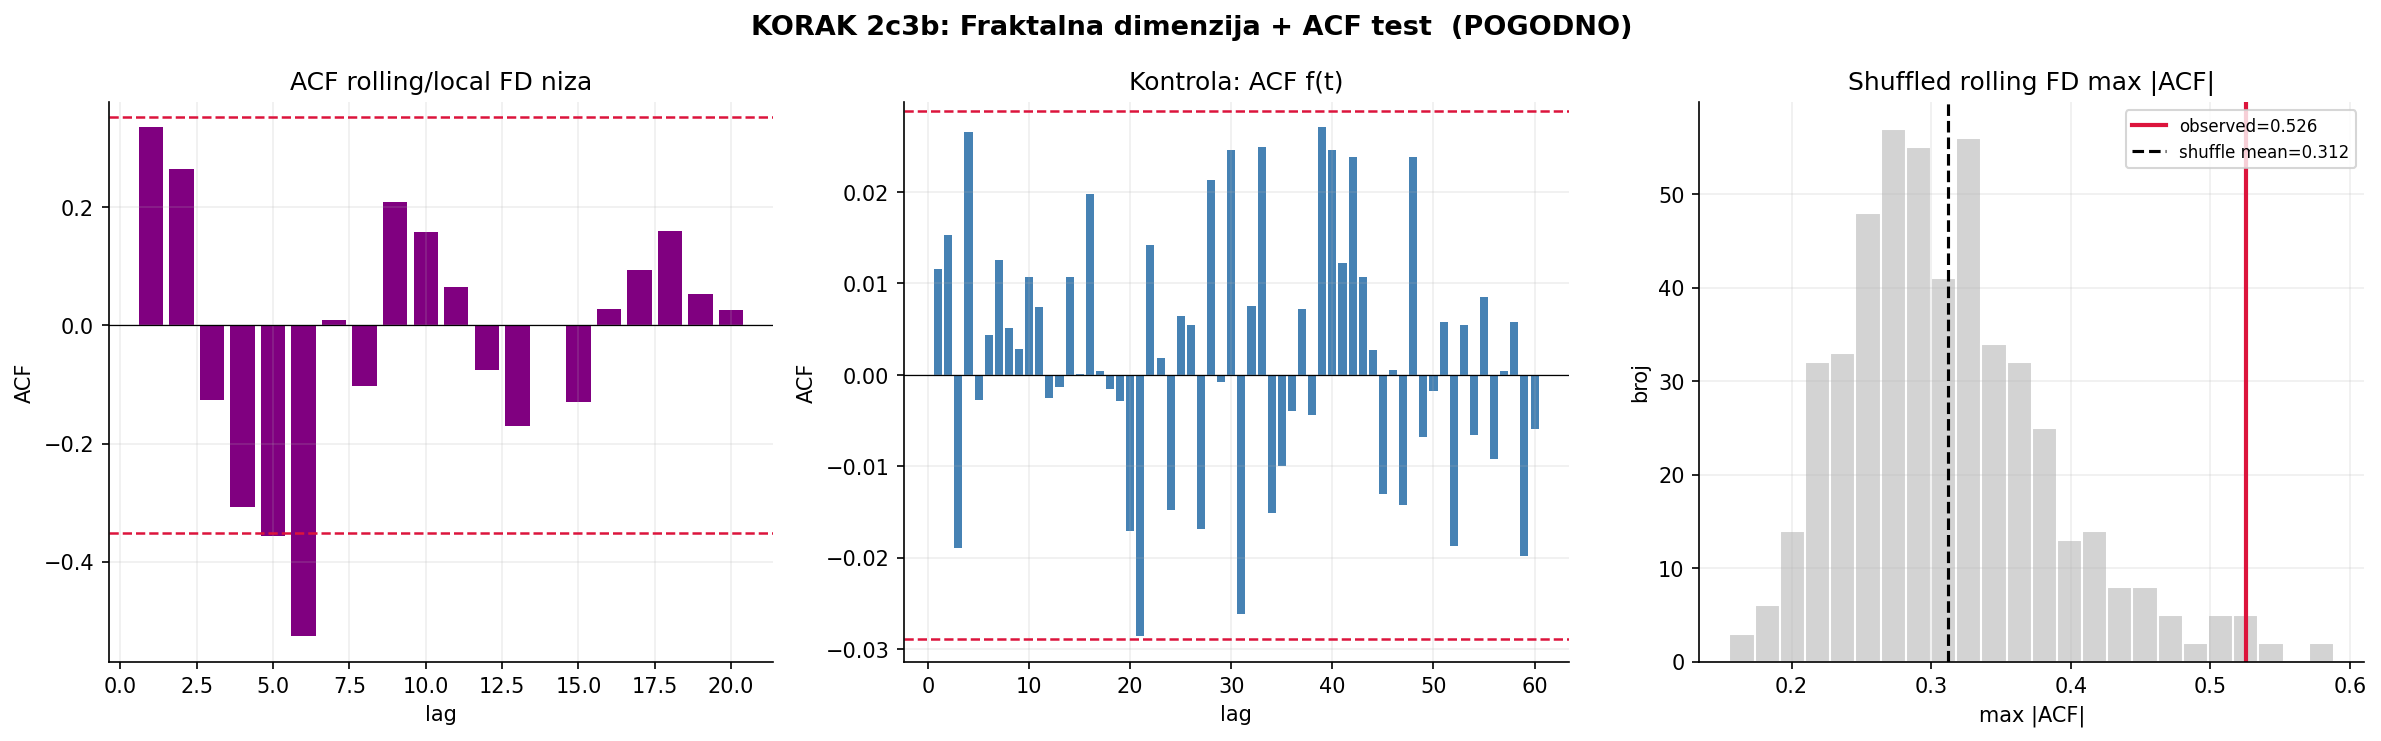

Reproduce this figure in Python.
"""
3_KarlWeierstrass_NEXT8_2c3b — POGODNI deo iz 1_KarlWeierstrass_v2.py
Aparat 2c: Fraktalna dimenzija  +  Test 3b: Autokorelacija (ACF)

Self-contained:
  - KORAK 1: ucitavanje 4624 izvlacenja i izgradnja f(t) = lex-indeks
  - KORAK 2c: rolling/local Higuchi FD (priprema)
  - KORAK 2c3b: ACF nad rolling FD nizom, ACF nad f(t) kao kontrola,
                Ljung-Box i shuffled max|ACF| referenca

Output:
  3_KarlWeierstrass_NEXT8_2c3b.png
  3_KarlWeierstrass_NEXT8_2c3b.txt
"""

import csv
import math
import os
import time
from datetime import timedelta

import matplotlib.pyplot as plt
import numpy as np
from scipy import stats


T0 = time.time()

CSV_DRAWS = "/Users/4c/Desktop/GHQ/data/loto7_4624_k43.csv"

HERE = os.path.dirname(os.path.abspath(__file__))
PNG_PATH = os.path.join(HERE, "3_KarlWeierstrass_NEXT8_2c3b.png")
TXT_PATH = os.path.join(HERE, "3_KarlWeierstrass_NEXT8_2c3b.txt")

N_MAX = 39
K_PICK = 7
TOTAL_COMBOS = math.comb(N_MAX, K_PICK)


# ─── helperi (samo oni potrebni za 2c + 2c3b) ────────────────────────
def read_loto_csv(path):
    rows = []
    with open(path, "r", encoding="utf-8", newline="") as f:
        reader = csv.reader(f)
        for row in reader:
            if len(row) < K_PICK:
                continue
            try:
                nums = tuple(sorted(int(x) for x in row[:K_PICK]))
            except ValueError:
                continue
            if len(nums) == K_PICK and len(set(nums)) == K_PICK:
                rows.append(nums)
    return rows


def lex_rank_1based(combo, n=N_MAX, k=K_PICK):
    """1-based lex indeks (poklapa se sa rednim brojem u kombinacije_39C7.csv)."""
    combo = tuple(sorted(combo))
    rank0 = 0
    prev = 0
    for i, value in enumerate(combo):
        remaining = k - i - 1
        for candidate in range(prev + 1, value):
            rank0 += math.comb(n - candidate, remaining)
        prev = value
    return rank0 + 1


def normalize01(x):
    x = np.asarray(x, dtype=float)
    span = float(x.max() - x.min())
    return (x - x.min()) / (span + 1e-12)


def higuchi_fd(series, kmax=64):
    """Higuchi fractal dimension za 1D vremenski niz."""
    x = np.asarray(series, dtype=float)
    n = len(x)
    ks = np.arange(1, min(kmax, n // 2) + 1, dtype=int)
    lk = []
    used = []

    for k in ks:
        lm = []
        for m in range(k):
            idx = np.arange(m, n, k)
            if len(idx) < 2:
                continue
            dist = np.abs(np.diff(x[idx])).sum()
            norm = (n - 1) / ((len(idx) - 1) * k)
            lm.append((dist * norm) / k)
        if lm:
            used.append(k)
            lk.append(float(np.mean(lm)))

    used = np.asarray(used, dtype=float)
    lk = np.asarray(lk, dtype=float)
    slope, intercept = np.polyfit(np.log(1.0 / used), np.log(lk), 1)
    fit = intercept + slope * np.log(1.0 / used)
    ss_res = float(np.sum((np.log(lk) - fit) ** 2))
    ss_tot = float(np.sum((np.log(lk) - np.log(lk).mean()) ** 2))
    r2 = 1.0 - ss_res / ss_tot if ss_tot > 0 else float("nan")
    return float(slope), float(intercept), float(r2), used, lk


def rolling_higuchi_fd(series, window=768, step=128, kmax=32):
    """Rolling Higuchi FD procena kroz vreme."""
    x = np.asarray(series, dtype=float)
    centers = []
    fdvals = []
    r2vals = []
    for start in range(0, len(x) - window + 1, step):
        seg = normalize01(x[start:start + window])
        fd, _, r2, _, _ = higuchi_fd(seg, kmax=min(kmax, window // 4))
        centers.append(start + window // 2 + 1)
        fdvals.append(fd)
        r2vals.append(r2)
    return (
        np.asarray(centers, dtype=float),
        np.asarray(fdvals, dtype=float),
        np.asarray(r2vals, dtype=float),
    )


def autocorr_values(series, max_lag=60):
    """ACF za lagove 0..max_lag."""
    x = np.asarray(series, dtype=float)
    x = x - x.mean()
    denom = float(np.dot(x, x))
    vals = []
    for lag in range(max_lag + 1):
        if lag == 0:
            vals.append(1.0)
        else:
            vals.append(float(np.dot(x[:-lag], x[lag:]) / denom))
    return np.asarray(vals, dtype=float)


def ljung_box_approx(acf_vals, n, h):
    """Ljung-Box Q aproksimacija za prvih h ACF lagova."""
    lags = np.arange(1, h + 1, dtype=float)
    q = n * (n + 2) * float(np.sum((acf_vals[1:h + 1] ** 2) / (n - lags)))
    p = float(stats.chi2.sf(q, h))
    return float(q), p


# ─── KORAK 1: f(t) = lex-indeks ──────────────────────────────────────
draws = read_loto_csv(CSV_DRAWS)
N = len(draws)
lex_idx = np.array([lex_rank_1based(c) for c in draws], dtype=np.float64)

print()
print("3_KarlWeierstrass_NEXT8_2c3b — KORAK 1: formiranje krive f(t)")
print(f"  CSV:                  {CSV_DRAWS}")
print(f"  Ucitano izvlacenja:    {N}")
print(f"  C(39,7):              {TOTAL_COMBOS:,}")
print()

with open(TXT_PATH, "w", encoding="utf-8") as f:
    f.write("3_KarlWeierstrass_NEXT8_2c3b — Fraktalna dimenzija + ACF (POGODNO)\n")
    f.write("=" * 60 + "\n\n")
    f.write("KORAK 1: Weierstrass-ova funkcija nad svih izvucenih kombinacija\n\n")
    f.write(f"  CSV izvucenih:        {CSV_DRAWS}\n")
    f.write(f"  Ucitano izvlacenja:    {N}\n")
    f.write(f"  C(39,7):              {TOTAL_COMBOS:,}\n")
    f.write("  f(t) = lex-indeks izvucene kombinacije u skupu svih 39C7\n\n")


# ─── KORAK 2c: rolling/local Higuchi FD (priprema) ───────────────────
fd_roll_window = 768
fd_roll_step = 128
fd_roll_centers, fd_roll, fd_roll_r2 = rolling_higuchi_fd(
    lex_idx, window=fd_roll_window, step=fd_roll_step, kmax=32
)


# ─── KORAK 2c3b: ACF nad rolling FD + kontrola + shuffled referenca ──
T0_2C3B = time.time()

fd_acf_max_lag = min(20, max(1, len(fd_roll) - 2))
fd_acf_lags = np.arange(0, fd_acf_max_lag + 1)
acf_fd_roll = autocorr_values(fd_roll, fd_acf_max_lag)
acf_fd_control = autocorr_values(lex_idx, 60)

fd_acf_band = 1.96 / np.sqrt(len(fd_roll))
fd_acf_body = acf_fd_roll[1:]
fd_max_abs_acf = float(np.max(np.abs(fd_acf_body)))
fd_sig_lag_count = int(np.sum(np.abs(fd_acf_body) > fd_acf_band))
fd_top_idx = np.argsort(np.abs(fd_acf_body))[-min(10, len(fd_acf_body)):][::-1] + 1
fd_top_acf_pairs = [(int(lag), float(acf_fd_roll[lag])) for lag in fd_top_idx]

fd_lb_h = min(10, fd_acf_max_lag)
fd_lb_q, fd_lb_p = ljung_box_approx(acf_fd_roll, len(fd_roll), fd_lb_h)

rng_2c3b = np.random.default_rng(51)
fd_acf_shuffle_runs = 500
shuffle_fd_max_abs_acf = []
for _ in range(fd_acf_shuffle_runs):
    shuffled_fd = rng_2c3b.permutation(fd_roll)
    shuffled_acf = autocorr_values(shuffled_fd, fd_acf_max_lag)
    shuffle_fd_max_abs_acf.append(float(np.max(np.abs(shuffled_acf[1:]))))
shuffle_fd_max_abs_acf = np.asarray(shuffle_fd_max_abs_acf, dtype=float)
shuffle_fd_acf_mean = float(shuffle_fd_max_abs_acf.mean())
shuffle_fd_acf_std = float(shuffle_fd_max_abs_acf.std(ddof=1))
shuffle_fd_acf_p = float(np.mean(shuffle_fd_max_abs_acf >= fd_max_abs_acf))
shuffle_fd_acf_z = (fd_max_abs_acf - shuffle_fd_acf_mean) / (shuffle_fd_acf_std + 1e-12)

if fd_lb_p <= 0.05 or shuffle_fd_acf_p <= 0.05:
    fd_acf_note = "rolling FD ima ACF signal iznad shuffled reference"
else:
    fd_acf_note = "rolling FD nema jak ACF signal iznad shuffled reference"

print()
print("KORAK 2c3b: Aparat 2c Fraktalna dimenzija + Test 3b Autokorelacija (ACF)")
print(f"  rolling FD max |ACF| lag 1..{fd_acf_max_lag}: {fd_max_abs_acf:.4f}")
print(f"  95% band: +/-{fd_acf_band:.4f}   znacajnih lagova: "
      f"{fd_sig_lag_count}/{fd_acf_max_lag}")
print(f"  Ljung-Box aproks. h={fd_lb_h}: Q={fd_lb_q:.2f}  p={fd_lb_p:.4f}")
print(f"  shuffled max|ACF|: mean={shuffle_fd_acf_mean:.4f} std={shuffle_fd_acf_std:.4f} "
      f"z={shuffle_fd_acf_z:.2f} p={shuffle_fd_acf_p:.4f}")
print(f"  ⇒ {fd_acf_note}")
print()

fig2c3b, ax2c3b = plt.subplots(1, 3, figsize=(16, 5))
fig2c3b.suptitle("KORAK 2c3b: Fraktalna dimenzija + ACF test  (POGODNO)",
                 fontsize=13, fontweight="bold")

ax2c3b[0].bar(fd_acf_lags[1:], acf_fd_roll[1:], width=0.8, color="purple")
ax2c3b[0].axhline(fd_acf_band, color="crimson", linestyle="--", linewidth=1.2)
ax2c3b[0].axhline(-fd_acf_band, color="crimson", linestyle="--", linewidth=1.2)
ax2c3b[0].axhline(0, color="black", linewidth=0.6)
ax2c3b[0].set_title("ACF rolling/local FD niza")
ax2c3b[0].set_xlabel("lag")
ax2c3b[0].set_ylabel("ACF")

ax2c3b[1].bar(np.arange(1, 61), acf_fd_control[1:], width=0.8, color="steelblue")
ax2c3b[1].axhline(1.96 / np.sqrt(N), color="crimson", linestyle="--", linewidth=1.2)
ax2c3b[1].axhline(-1.96 / np.sqrt(N), color="crimson", linestyle="--", linewidth=1.2)
ax2c3b[1].axhline(0, color="black", linewidth=0.6)
ax2c3b[1].set_title("Kontrola: ACF f(t)")
ax2c3b[1].set_xlabel("lag")
ax2c3b[1].set_ylabel("ACF")

ax2c3b[2].hist(shuffle_fd_max_abs_acf, bins=24, color="lightgray", edgecolor="white")
ax2c3b[2].axvline(fd_max_abs_acf, color="crimson", linewidth=2,
                  label=f"observed={fd_max_abs_acf:.3f}")
ax2c3b[2].axvline(shuffle_fd_acf_mean, color="black", linestyle="--",
                  label=f"shuffle mean={shuffle_fd_acf_mean:.3f}")
ax2c3b[2].set_title("Shuffled rolling FD max |ACF|")
ax2c3b[2].set_xlabel("max |ACF|")
ax2c3b[2].set_ylabel("broj")
ax2c3b[2].legend(fontsize=8)

for a in ax2c3b:
    a.spines["top"].set_visible(False)
    a.spines["right"].set_visible(False)
    a.grid(True, alpha=0.2)

fig2c3b.tight_layout()
fig2c3b.savefig(PNG_PATH, dpi=150, bbox_inches="tight")
plt.show()

with open(TXT_PATH, "a", encoding="utf-8") as f:
    f.write("\n")
    f.write("=" * 60 + "\n")
    f.write("KORAK 2c3b: Aparat 2c Fraktalna dimenzija + Test 3b Autokorelacija (ACF)\n")
    f.write("=" * 60 + "\n\n")
    f.write(f"  PNG:                  {PNG_PATH}\n\n")
    f.write("ACF nad rolling/local FD nizom:\n")
    f.write(f"  broj rolling FD tacaka = {len(fd_roll)}\n")
    f.write(f"  max lag               = {fd_acf_max_lag}\n")
    f.write(f"  95% band              = +/-{fd_acf_band:.6f}\n")
    f.write(f"  max |ACF|             = {fd_max_abs_acf:.6f}\n")
    f.write(f"  znacajnih lagova      = {fd_sig_lag_count}/{fd_acf_max_lag}\n")
    f.write(f"  Ljung-Box h           = {fd_lb_h}\n")
    f.write(f"  Ljung-Box Q           = {fd_lb_q:.6f}\n")
    f.write(f"  Ljung-Box p           = {fd_lb_p:.6f}\n\n")
    f.write("Shuffled rolling FD max |ACF| referenca:\n")
    f.write(f"  runs                  = {fd_acf_shuffle_runs}\n")
    f.write(f"  mean                  = {shuffle_fd_acf_mean:.6f}\n")
    f.write(f"  std                   = {shuffle_fd_acf_std:.6f}\n")
    f.write(f"  z                     = {shuffle_fd_acf_z:.6f}\n")
    f.write(f"  p(shuffled >= obs)    = {shuffle_fd_acf_p:.6f}\n")
    f.write(f"  interpret.            = {fd_acf_note}\n\n")
    f.write("Top ACF lagovi rolling FD po apsolutnoj vrednosti:\n")
    f.write(f"  {'lag':<8}{'ACF':>16}\n")
    for lag, val in fd_top_acf_pairs:
        f.write(f"  {lag:<8}{val:>16,.8f}\n")
    f.write("\n")

    elapsed_2c3b = time.time() - T0_2C3B
    f.write(f"Vreme KORAKA 2c3b: {timedelta(seconds=int(elapsed_2c3b))} ({elapsed_2c3b:.1f} s)\n")
    f.write(f"Ukupno vreme:       {timedelta(seconds=int(time.time()-T0))} ({time.time()-T0:.1f} s)\n")

print(f"PNG saved → {PNG_PATH}")
print(f"TXT saved → {TXT_PATH}")
print(f"Vreme KORAKA 2c3b: {timedelta(seconds=int(time.time()-T0_2C3B))} "
      f"({time.time()-T0_2C3B:.1f} s)")
print(f"Ukupno vreme:      {timedelta(seconds=int(time.time()-T0))} "
      f"({time.time()-T0:.1f} s)")
print()
print("KRAJ 3_KarlWeierstrass_NEXT8_2c3b.")
print()
"""
3_KarlWeierstrass_NEXT8_2c3b — KORAK 1: formiranje krive f(t)
  CSV:                  /data/loto7_4624_k43.csv
  Ucitano izvlacenja:   4624
  C(39,7):              15,380,937


KORAK 2c3b: Aparat 2c Fraktalna dimenzija + Test 3b Autokorelacija (ACF)
  rolling FD max |ACF| lag 1..20: 0.5257
  95% band: +/-0.3520   znacajnih lagova: 2/20
  Ljung-Box aproks. h=10: Q=30.45  p=0.0007
  shuffled max|ACF|: mean=0.3119 std=0.0740 z=2.89 p=0.0140
  ⇒ rolling FD ima ACF signal iznad shuffled reference

PNG saved → /3_KarlWeierstrass_NEXT8_2c3b.png
TXT saved → /3_KarlWeierstrass_NEXT8_2c3b.txt
Vreme KORAKA 2c3b: 0:00:14 (14.0 s)
Ukupno vreme:      0:00:14 (14.1 s)

KRAJ 3_KarlWeierstrass_NEXT8_2c3b.
"""



###############   PREDIKCIJA 8  ###############################

"""
NEXT8 (2c3b, rolling FD ACF) — AR(1) na FD; FD↑ veća magnituda inkrementa, FD↓ manja.
"""


def lex_unrank_1based(rank, n=N_MAX, k=K_PICK):
    """Vracanje 1-based lex indeksa u Loto 7/39 kombinaciju."""
    rank0 = int(rank) - 1
    combo = []
    prev = 0
    for i in range(k):
        remaining = k - i - 1
        for candidate in range(prev + 1, n + 1):
            count = math.comb(n - candidate, remaining)
            if rank0 >= count:
                rank0 -= count
            else:
                combo.append(candidate)
                prev = candidate
                break
    return tuple(combo)


T0_PRED8 = time.time()

# Rolling FD ima ACF signal. Prvo procenjujemo sledeci FD AR(1) logikom,
# zatim FD rezim koristi samo za amplitudu skoka, ne za smer.
rho_fd = float(acf_fd_roll[1]) if len(acf_fd_roll) > 1 else 0.0
fd_mean = float(fd_roll.mean())
fd_std = float(fd_roll.std(ddof=1))
last_fd = float(fd_roll[-1])
pred_fd = fd_mean + rho_fd * (last_fd - fd_mean)

local_window = fd_roll_window
local_y = np.asarray(lex_idx[-local_window:], dtype=float)
local_x = np.arange(len(local_y), dtype=float)
local_slope, local_intercept = np.polyfit(local_x, local_y, 1)
local_fit = local_intercept + local_slope * local_x
local_resid = local_y - local_fit
local_resid_std = float(local_resid.std(ddof=1))

recent_incr = np.diff(local_y)
recent_mean_incr = float(recent_incr.mean())
recent_std_incr = float(recent_incr.std(ddof=1))
last_lex = float(lex_idx[-1])
last_incr = float(np.diff(lex_idx)[-1])

fd_z = (pred_fd - fd_mean) / (fd_std + 1e-12)
amplitude_scale = float(np.clip(1.0 + 0.25 * fd_z, 0.50, 1.50))
direction = 1.0 if ((recent_mean_incr + last_incr) / 2.0) >= 0 else -1.0
base_magnitude = abs(0.5 * recent_mean_incr + 0.5 * last_incr)
pred_incr = direction * base_magnitude * amplitude_scale
pred_lex_float = last_lex + pred_incr
pred_lex = int(np.clip(round(pred_lex_float), 1, TOTAL_COMBOS))
pred_combo = lex_unrank_1based(pred_lex)

z_grid = [-1.28, -0.84, -0.43, 0.0, 0.43, 0.84, 1.28]
candidate_rows = []
seen_lex = set()
for z in z_grid:
    cand_lex = int(np.clip(round(pred_lex_float + z * recent_std_incr * amplitude_scale), 1, TOTAL_COMBOS))
    if cand_lex in seen_lex:
        continue
    seen_lex.add(cand_lex)
    candidate_rows.append((z, cand_lex, lex_unrank_1based(cand_lex)))

print()
print("PREDIKCIJA 8 — NEXT8 / 2c3b / rolling FD ACF")
print(f"  rho_FD lag-1           = {rho_fd:.8f}")
print(f"  FD mean                = {fd_mean:.8f}")
print(f"  FD std                 = {fd_std:.8f}")
print(f"  zadnji FD              = {last_fd:.8f}")
print(f"  pred. FD               = {pred_fd:.8f}")
print(f"  FD z                   = {fd_z:.6f}")
print(f"  amplitude scale        = {amplitude_scale:.6f}")
print(f"  lokalni slope          = {local_slope:,.2f}")
print(f"  recent mean dX         = {recent_mean_incr:,.2f}")
print(f"  recent std dX          = {recent_std_incr:,.2f}")
print(f"  zadnji dX              = {last_incr:,.2f}")
print(f"  pred. inkrement        = {pred_incr:,.2f}")
print(f"  pred. lex              = {pred_lex:,}")
print(f"  pred. kombinacija      = {pred_combo}")
print("  kandidati oko FD-amplitude prognoze:")
for z, cand_lex, combo in candidate_rows:
    print(f"    z={z:>5.2f}  lex={cand_lex:>10,}  combo={combo}")
print()

with open(TXT_PATH, "a", encoding="utf-8") as f:
    f.write("\n")
    f.write("=" * 60 + "\n")
    f.write("PREDIKCIJA 8: NEXT8 / 2c3b / rolling FD ACF\n")
    f.write("=" * 60 + "\n\n")
    f.write("Model:\n")
    f.write("  Rolling FD ima ACF signal iznad shuffled reference.\n")
    f.write("  Sledeci FD se procenjuje AR(1): FD_next = mean(FD) + rho_FD*(FD_last-mean(FD)).\n")
    f.write("  FD se koristi kao rezim amplitude: visi FD -> veci skok, nizi FD -> manji skok.\n\n")
    f.write("Parametri:\n")
    f.write(f"  rho_FD lag-1           = {rho_fd:.8f}\n")
    f.write(f"  FD mean                = {fd_mean:.8f}\n")
    f.write(f"  FD std                 = {fd_std:.8f}\n")
    f.write(f"  zadnji FD              = {last_fd:.8f}\n")
    f.write(f"  pred. FD               = {pred_fd:.8f}\n")
    f.write(f"  FD z                   = {fd_z:.8f}\n")
    f.write(f"  amplitude scale        = {amplitude_scale:.8f}\n")
    f.write(f"  local window           = {local_window}\n")
    f.write(f"  lokalni slope          = {local_slope:,.8f}\n")
    f.write(f"  lokalni resid std      = {local_resid_std:,.8f}\n")
    f.write(f"  recent mean dX         = {recent_mean_incr:,.8f}\n")
    f.write(f"  recent std dX          = {recent_std_incr:,.8f}\n")
    f.write(f"  zadnji dX              = {last_incr:,.8f}\n")
    f.write(f"  zadnji lex             = {int(last_lex):,}\n")
    f.write(f"  pred. inkrement        = {pred_incr:,.8f}\n\n")
    f.write("Glavna prognoza:\n")
    f.write(f"  pred. lex float        = {pred_lex_float:,.8f}\n")
    f.write(f"  pred. lex              = {pred_lex:,}\n")
    f.write(f"  pred. kombinacija      = {pred_combo}\n\n")
    f.write("Kandidati oko FD-amplitude prognoze:\n")
    f.write(f"  {'z':>8}{'lex':>14}  kombinacija\n")
    for z, cand_lex, combo in candidate_rows:
        f.write(f"  {z:>8.2f}{cand_lex:>14,}  {combo}\n")
    f.write("\n")
    elapsed_pred8 = time.time() - T0_PRED8
    f.write(f"Vreme PREDIKCIJE 8: {timedelta(seconds=int(elapsed_pred8))} ({elapsed_pred8:.1f} s)\n")

print(f"TXT updated → {TXT_PATH}")
print(f"Vreme PREDIKCIJE 8: {timedelta(seconds=int(time.time()-T0_PRED8))} "
      f"({time.time()-T0_PRED8:.1f} s)")
print()


"""
ACF signal rolling FD: prvo procena sledeće lokalne hrapavosti, pa time podešavam širinu/skok inkrementa.

AR(1) procena sledećeg rolling FD preko rho_FD = ACF lag-1
FD koristi kao režim amplitude: veći FD → veći očekivani skok, manji FD → manji skok
smer uzima iz lokalnog prosečnog i zadnjeg inkrementa
generiše glavnu Loto kombinaciju + kandidate
upisuje u 3_KarlWeierstrass_NEXT8_2c3b.txt
"""



"""
3_KarlWeierstrass_NEXT8_2c3b — KORAK 1: formiranje krive f(t)
  CSV:                  /data/loto7_4624_k43.csv
  Ucitano izvlacenja:   4624
  C(39,7):              15,380,937


KORAK 2c3b: Aparat 2c Fraktalna dimenzija + Test 3b Autokorelacija (ACF)
  rolling FD max |ACF| lag 1..20: 0.5257
  95% band: +/-0.3520   znacajnih lagova: 2/20
  Ljung-Box aproks. h=10: Q=30.45  p=0.0007
  shuffled max|ACF|: mean=0.3119 std=0.0740 z=2.89 p=0.0140
  ⇒ rolling FD ima ACF signal iznad shuffled reference

PNG saved → /3_KarlWeierstrass_NEXT8_2c3b.png
TXT saved → /3_KarlWeierstrass_NEXT8_2c3b.txt
Vreme KORAKA 2c3b: 0:00:06 (6.7 s)
Ukupno vreme:      0:00:06 (6.8 s)

KRAJ 3_KarlWeierstrass_NEXT8_2c3b.


PREDIKCIJA 8 — NEXT8 / 2c3b / rolling FD ACF
  rho_FD lag-1           = 0.33475809
  FD mean                = 1.99750412
  FD std                 = 0.00279157
  zadnji FD              = 1.99932467
  pred. FD               = 1.99811357
  FD z                   = 0.218316
  amplitude scale        = 1.054579
  lokalni slope          = -739.26
  recent mean dX         = -6,859.23
  recent std dX          = 6,269,244.17
  zadnji dX              = -2,143,496.00
  pred. inkrement        = -1,133,859.79
  pred. lex              = 1
  pred. kombinacija      = (1, 2, 3, 4, 5, 6, 7)
  kandidati oko FD-amplitude prognoze:
    z=-1.28  lex=         1  combo=(1, 2, 3, 4, 5, 6, 7)
    z= 0.43  lex= 2,222,162  combo=(1, x, 14, y, 18, z, 26)
    z= 0.84  lex= 4,932,842  combo=(2, x, 19, y, 29, z, 37)
    z= 1.28  lex= 7,841,864  combo=(4, x, 13, y, 16, z,35)

TXT updated → /3_KarlWeierstrass_NEXT8_2c3b.txt
Vreme PREDIKCIJE 8: 0:00:00 (0.0 s)
"""
